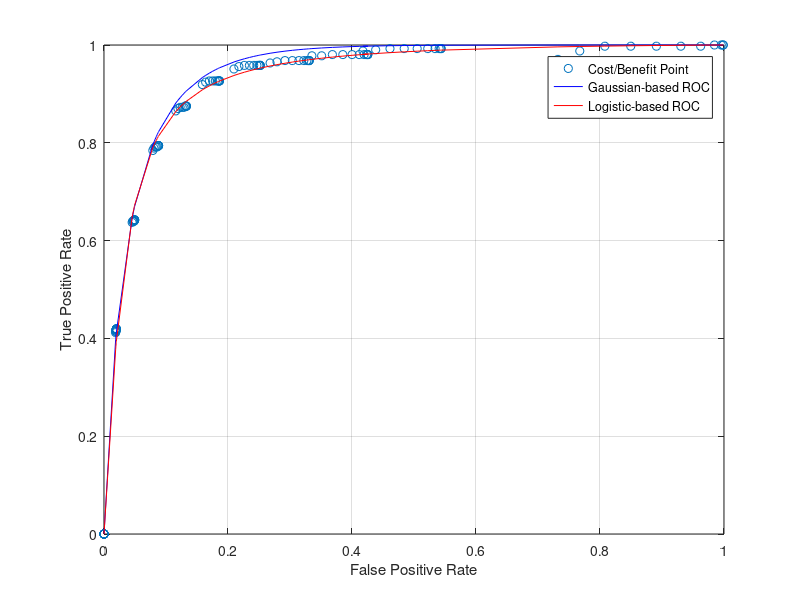

Recreate this plot in MATLAB.
clc;clear;close all;

load SEN
load SPE

%% Probit
close all;
SEN_log = [];
a = 3.8;
b = 0.24;
SEN_pro = [];
SEN_pro_AUC = [];
x = linspace(0,1,121);
for ii = 1:length(SEN)
    r = 1/2 + 1/2*erf( (1+b)/(1-b)*erfinv(1-2*SPE(ii)) + a*sqrt(pi)/(4 -4*b) );
    SEN_pro = [SEN_pro; r];
    r = 1/2 + 1/2*erf( (1+b)/(1-b)*erfinv(1-2*x(ii)) + a*sqrt(pi)/(4 -4*b) );
    SEN_pro_AUC = [SEN_pro_AUC; r];
end


%% New ROC Logit
a = 3.9;
b = 0.1;
SEN_log_AUC = [];
for ii = 1: length(SEN)
    TS      = exp(a/(1-b)) * ((1-SPE(ii))/SPE(ii))^( (1+b)/(1-b) );
    MS      = 1 + exp(a/(1-b)) * ((1-SPE(ii))/SPE(ii))^( (1+b)/(1-b) );
    SEN_log = [SEN_log; TS/MS];
    TS      = exp(a/(1-b)) * ((1-x(ii))/(x(ii)+0.0001))^( (1+b)/(1-b) )
    MS      = 1 + exp(a/(1-b)) * ((1-x(ii))/(0.0001 + x(ii)))^( (1+b)/(1-b) )
      
    SEN_log_AUC = [SEN_log_AUC;TS/MS];
    
end

error_log = abs(SEN -SEN_log );
error_log = sum(error_log)/121

error_pro = abs(SEN -SEN_pro );
error_pro = sum(error_pro)/121

%% AUC
S_log = 0;
for ii = 1:120
    S_log = S_log + 1/2*(SEN_log_AUC(ii) + SEN_log_AUC(ii+1))*(x(ii+1)-x(ii));
end
S_log
S_pro = 0;
for ii = 1:120
    S_pro = S_pro + 1/2*(SEN_pro_AUC(ii) + SEN_pro_AUC(ii+1))*(x(ii+1)-x(ii));
end
S_pro


figure; 
plot(1 - SPE, SEN,'o');hold on;
plot(1 - SPE',SEN_pro','b');
hold on;
plot(1 - SPE',SEN_log','r');
legend('Cost/Benefit Point','Gaussian-based ROC','Logistic-based ROC');
xlabel('False Positive Rate');
ylabel('True Positive Rate');
grid on;


